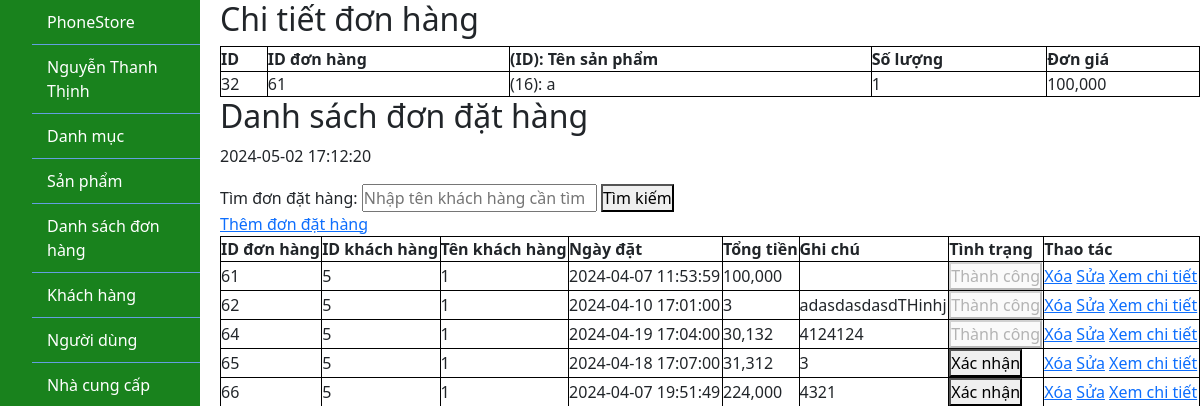
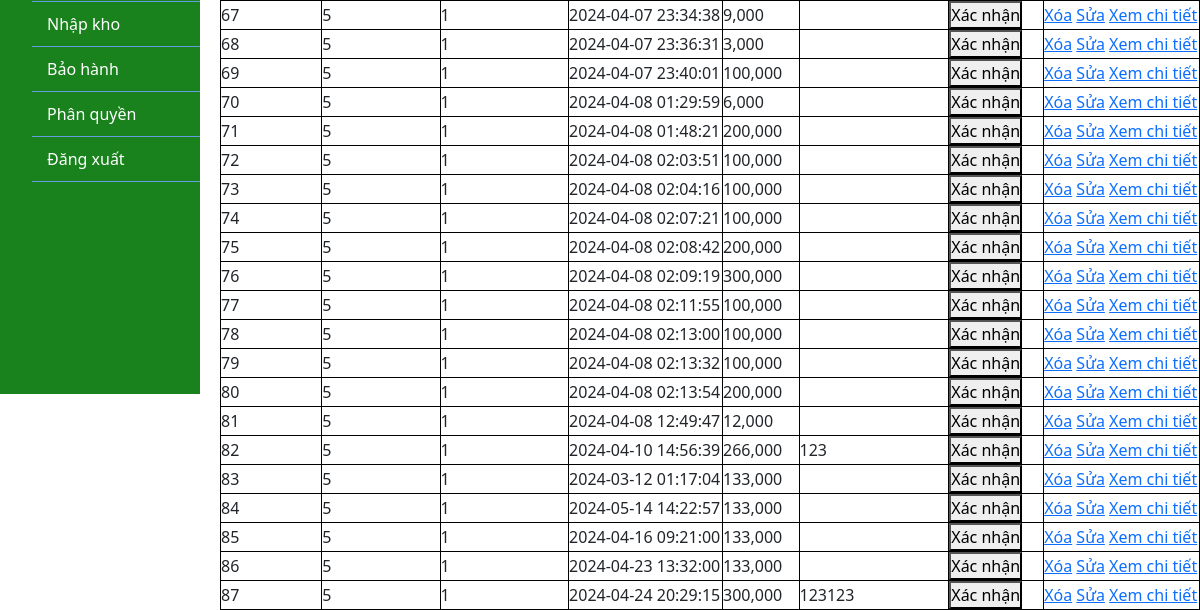
/admin/index.php?ctrl=orderController&action=viewOrderDetail&id=61 (signed in), run on an earlier commit of the app's database (2 pictures, top to bottom).
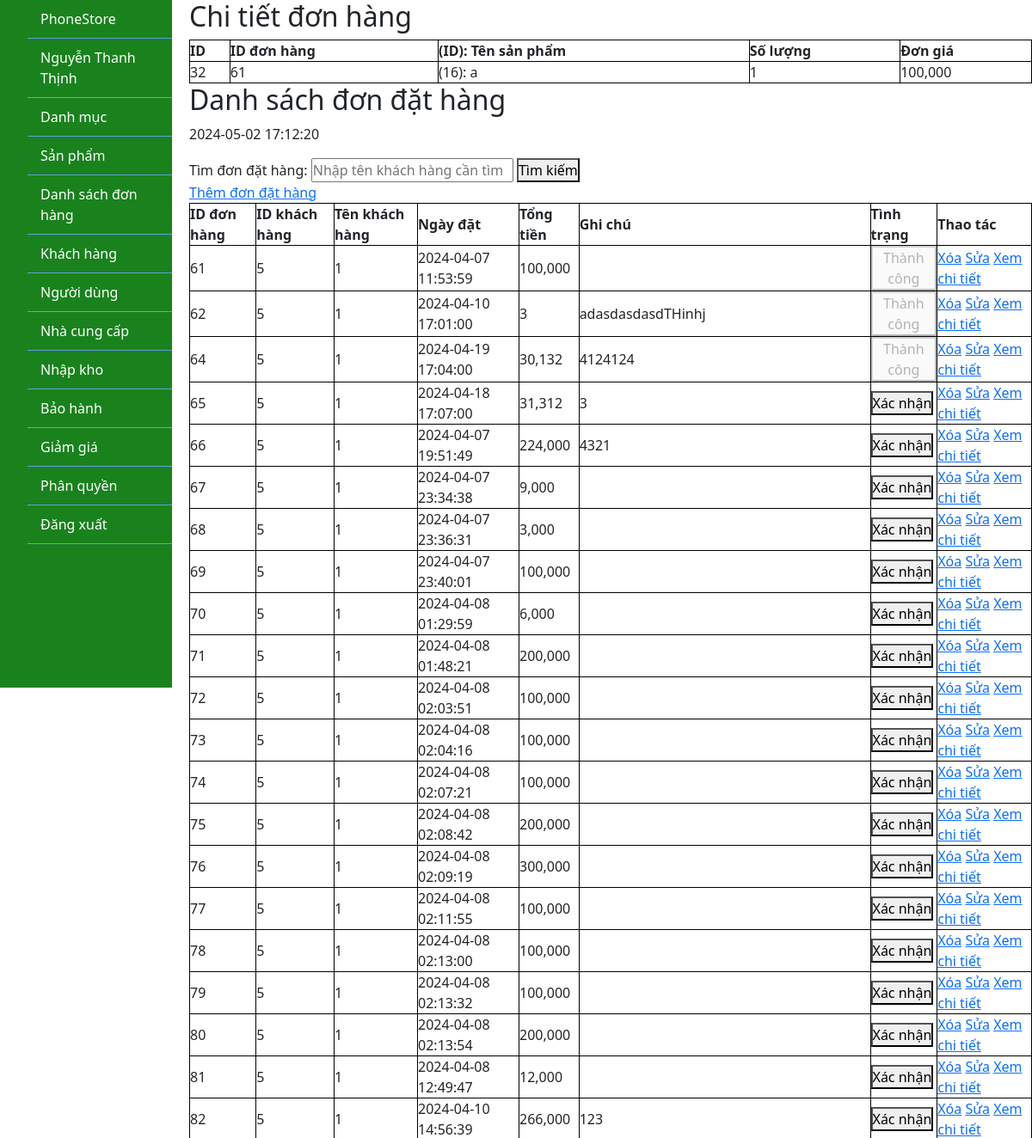
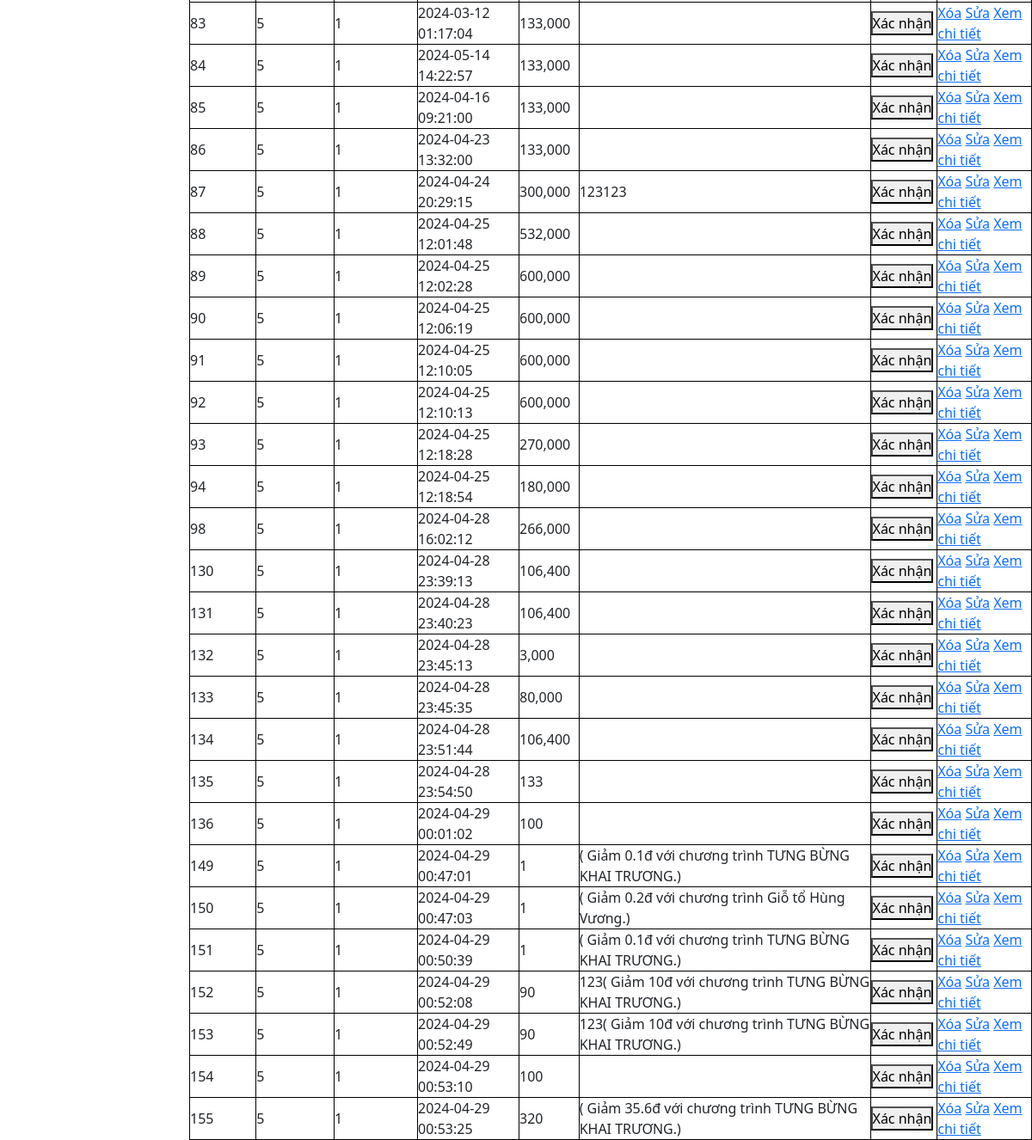
And on a later commit of the database (2 pictures, top to bottom).
### tables this page shows
CREATE TABLE `chi_tiet_don_hang` (
  `id` int(11) NOT NULL,
  `id_don_hang` int(11) DEFAULT NULL,
  `id_san_pham` int(11) DEFAULT NULL,
  `so_luong` int(11) DEFAULT NULL,
  `gia` decimal(10,2) DEFAULT NULL
);

CREATE TABLE `san_pham` (
  `id` int(11) NOT NULL,
  `ten` varchar(255) DEFAULT NULL,
  `anh` varchar(255) DEFAULT NULL,
  `id_danh_muc` int(11) DEFAULT NULL,
  `gia` decimal(10,3) DEFAULT NULL,
  `so_luong` int(11) DEFAULT NULL,
  `mo_ta` text DEFAULT NULL
);

CREATE TABLE `don_dat_hang` (
  `id` int(11) NOT NULL,
  `id_khach_hang` int(11) DEFAULT NULL,
  `ngay` datetime DEFAULT NULL,
  `tong_tien` decimal(10,3) DEFAULT NULL,
  `ghi_chu` text DEFAULT NULL,
  `tinh_trang` varchar(224) DEFAULT NULL
);

CREATE TABLE `khach_hang` (
  `id` int(11) NOT NULL,
  `ten` varchar(255) DEFAULT NULL,
  `so_dien_thoai` varchar(20) DEFAULT NULL,
  `email` varchar(255) DEFAULT NULL,
  `dia_chi` varchar(255) DEFAULT NULL,
  `id_nguoi_dung` int(11) DEFAULT NULL
);

### lib/database.php (called while the page is built, shortened)
<?php
class Database
{
    private $host = "localhost";
    private $username = "root";
    private $password = "";
    private $database = "phonestore";
    private $conn;
    public function __construct()
    {
        $this->conn = $this->connectDB();
    }
    private function connectDB()
    {
        $conn = mysqli_connect($this->host, $this->username, $this->password, $this->database);
        return $conn;
    }
    public function select($query)
    {
        $result = mysqli_query($this->conn, $query);
        if ($result) {
            $data = mysqli_fetch_all($result, MYSQLI_ASSOC);
            return $data;
        } else {
            die(mysqli_error($this->conn));
        }
    }
}

### admin/model/orderModel.php (called while the page is built, shortened)
<?php
class OrderModel
{
    private $db;
    public function __construct()
    {
        $this->db = new Database();
    }
    public function getAllOrders()
    {
        $query = "SELECT don_dat_hang.*,khach_hang.ten AS ten_khach_hang
              FROM don_dat_hang
              JOIN khach_hang ON don_dat_hang.id_khach_hang = khach_hang.id";
        return $this->db->select($query);
    }
    public function getOderDetailsSelect($id_don_hang)
    {
        $query = "SELECT chi_tiet_don_hang.*,san_pham.ten AS ten_san_pham
              FROM chi_tiet_don_hang
              JOIN san_pham ON chi_tiet_don_hang.id_san_pham = san_pham.id
              where id_don_hang = $id_don_hang";
        return $this->db->select($query);
    }
}

### admin/view/orderView.php (the view, shortened to what the changed rows need)
<!DOCTYPE html>
<html lang="vi">
<head>
</head>
<body>
    <h2>Danh sách đơn đặt hàng</h2>
    <table>
        <thead>
            <tr>
                <th>ID đơn hàng</th>
                <th>ID khách hàng</th>
                <th>Tên khách hàng</th>
                <th>Ngày đặt</th>
                <th>Tổng tiền</th>
                <th>Ghi chú</th>
                <th>Tình trạng</th>
                <th>Thao tác</th>
            </tr>
        </thead>
        <tbody>
            <?php foreach ($orders as $order) : ?>
                <tr>
                    <td><?php echo $order['id']; ?></td>
                    <td><?php echo $order['id_khach_hang']; ?></td>
                    <td><?php echo $order['ten_khach_hang']; ?></td>
                    <td><?php echo $order['ngay']; ?></td>
                    <td><?php echo number_format($order['tong_tien']); ?></td>
                    <td><?php echo $order['ghi_chu']; ?></td>
                    <td>
                        <form action="index.php?ctrl=orderController&action=toggleOrderStatus" method="POST">
                            <?php if ($order['tinh_trang'] == 'Chờ xác nhận') echo "<button type='submit'>Xác nhận</button>";
                            else if ($order['tinh_trang'] == 'Đang xử lý') echo "<button type='submit'>Đang xử lý</button>";
                            else if ($order['tinh_trang'] == 'Đang giao') echo "<button type='submit'>Hoàn tất</button>";
                            else if ($order['tinh_trang'] == 'Thành công') echo "<button type='submit' disabled>Thành công</button>";
                            ?>
                        </form>
                    </td>
                    <td>
                        <a href="index.php?ctrl=orderController&action=deleteOrder&id=<?php echo $order['id']; ?>">Xóa</a>
                        <a class="updateOrderLink" href="index.php?ctrl=orderController&action=updateOrderView&id=<?php echo $order['id']; ?>&tinh_trang=<?php echo $order['tinh_trang']; ?>">Sửa</a>
                        <a href="index.php?ctrl=orderController&action=viewOrderDetail&id=<?php echo $order['id']; ?>">Xem chi tiết</a>
                    </td>
                </tr>
            <?php endforeach; ?>
        </tbody>
    </table>
</body>
</html>

### admin/index.php (shortened to what the changed rows need)
<?php
include(__DIR__ . '/../lib/database.php');
$qlgiam_gia = $_SESSION['qlgiam_gia'];
?>
<!DOCTYPE html>
<html lang="en">
<head>
    <link rel="stylesheet" href="css/style.css">
    <link rel="stylesheet" href="css/formAdd.css">
    <link href="https://cdn.jsdelivr.net/npm/bootstrap@5.3.0-alpha1/dist/css/bootstrap.min.css" rel="stylesheet">
</head>
<body>
    <div>
        <div class="header">
            <nav>
                <ul>
                    <?php
                    if ($qlgiam_gia == 1) {
                        echo '<li><a href="index.php?ctrl=discountController">Giảm giá</a></li>';
                    }
                    ?>
                </ul>
            </nav>
        </div>
    </div>
    <div class="home">
        <?php
        if (isset($_GET['ctrl'])) {
            $ctrl = $_GET['ctrl'];
            include 'controller/' . $ctrl . '.php';
        }
        ?>
    </div>
</body>

### admin/view/orderDetailView.php (shortened to what the changed rows need)
<!DOCTYPE html>
<html lang="vi">
<head>
</head>
<body>
    <h2>Chi tiết đơn hàng</h2>
    <table>
        <thead>
            <tr>
                <th>ID</th>
                <th>ID đơn hàng</th>
                <th>(ID): Tên sản phẩm</th>
                <th>Số lượng</th>
                <th>Đơn giá</th>
            </tr>
        </thead>
        <tbody>
            <?php foreach ($orderDetails as $orderDetail) : ?>
                <tr>
                    <td><?php echo $orderDetail['id']; ?></td>
                    <td><?php echo $orderDetail['id_don_hang']; ?></td>
                    <td><?php echo '('.$orderDetail['id_san_pham'] .')'. ': ' . $orderDetail['ten_san_pham']; ?></td>
                    <td><?php echo $orderDetail['so_luong']; ?></td>
                    <td><?php echo  number_format($orderDetail['gia']) . ',000'; ?></td>
                </tr>
            <?php endforeach; ?>
        </tbody>
    </table>
</body>
</html>

What changed in the data, as far as the page shows it:
added don_dat_hang: id "88", id_khach_hang "5", id_khach_hang.ten "1", ngay "2024-04-25 12:01:48", tong_tien "532,000", tinh_trang "Xác nhận"
added don_dat_hang: id "89", id_khach_hang "5", id_khach_hang.ten "1", ngay "2024-04-25 12:02:28", tong_tien "600,000", tinh_trang "Xác nhận"
added don_dat_hang: id "90", id_khach_hang "5", id_khach_hang.ten "1", ngay "2024-04-25 12:06:19", tong_tien "600,000", tinh_trang "Xác nhận"
added don_dat_hang: id "91", id_khach_hang "5", id_khach_hang.ten "1", ngay "2024-04-25 12:10:05", tong_tien "600,000", tinh_trang "Xác nhận"
added don_dat_hang: id "92", id_khach_hang "5", id_khach_hang.ten "1", ngay "2024-04-25 12:10:13", tong_tien "600,000", tinh_trang "Xác nhận"
added don_dat_hang: id "93", id_khach_hang "5", id_khach_hang.ten "1", ngay "2024-04-25 12:18:28", tong_tien "270,000", tinh_trang "Xác nhận"
added don_dat_hang: id "94", id_khach_hang "5", id_khach_hang.ten "1", ngay "2024-04-25 12:18:54", tong_tien "180,000", tinh_trang "Xác nhận"
added don_dat_hang: id "98", id_khach_hang "5", id_khach_hang.ten "1", ngay "2024-04-28 16:02:12", tong_tien "266,000", tinh_trang "Xác nhận"
added don_dat_hang: id "130", id_khach_hang "5", id_khach_hang.ten "1", ngay "2024-04-28 23:39:13", tong_tien "106,400", tinh_trang "Xác nhận"
added don_dat_hang: id "131", id_khach_hang "5", id_khach_hang.ten "1", ngay "2024-04-28 23:40:23", tong_tien "106,400", tinh_trang "Xác nhận"
added don_dat_hang: id "132", id_khach_hang "5", id_khach_hang.ten "1", ngay "2024-04-28 23:45:13", tong_tien "3,000", tinh_trang "Xác nhận"
added don_dat_hang: id "133", id_khach_hang "5", id_khach_hang.ten "1", ngay "2024-04-28 23:45:35", tong_tien "80,000", tinh_trang "Xác nhận"
added don_dat_hang: id "134", id_khach_hang "5", id_khach_hang.ten "1", ngay "2024-04-28 23:51:44", tong_tien "106,400", tinh_trang "Xác nhận"
added don_dat_hang: id "135", id_khach_hang "5", id_khach_hang.ten "1", ngay "2024-04-28 23:54:50", tong_tien "133", tinh_trang "Xác nhận"
added don_dat_hang: id "136", id_khach_hang "5", id_khach_hang.ten "1", ngay "2024-04-29 00:01:02", tong_tien "100", tinh_trang "Xác nhận"
added don_dat_hang: id "149", id_khach_hang "5", id_khach_hang.ten "1", ngay "2024-04-29 00:47:01", tong_tien "1", ghi_chu "( Giảm 0.1đ với chương trình TƯNG BỪNG KHAI TRƯƠNG.)", tinh_trang "Xác nhận"
added don_dat_hang: id "150", id_khach_hang "5", id_khach_hang.ten "1", ngay "2024-04-29 00:47:03", tong_tien "1", ghi_chu "( Giảm 0.2đ với chương trình Giỗ tổ Hùng Vương.)", tinh_trang "Xác nhận"
added don_dat_hang: id "151", id_khach_hang "5", id_khach_hang.ten "1", ngay "2024-04-29 00:50:39", tong_tien "1", ghi_chu "( Giảm 0.1đ với chương trình TƯNG BỪNG KHAI TRƯƠNG.)", tinh_trang "Xác nhận"
added don_dat_hang: id "152", id_khach_hang "5", id_khach_hang.ten "1", ngay "2024-04-29 00:52:08", tong_tien "90", ghi_chu "123( Giảm 10đ với chương trình TƯNG BỪNG KHAI TRƯƠNG.)", tinh_trang "Xác nhận"
added don_dat_hang: id "153", id_khach_hang "5", id_khach_hang.ten "1", ngay "2024-04-29 00:52:49", tong_tien "90", ghi_chu "123( Giảm 10đ với chương trình TƯNG BỪNG KHAI TRƯƠNG.)", tinh_trang "Xác nhận"
added don_dat_hang: id "154", id_khach_hang "5", id_khach_hang.ten "1", ngay "2024-04-29 00:53:10", tong_tien "100", tinh_trang "Xác nhận"
added don_dat_hang: id "155", id_khach_hang "5", id_khach_hang.ten "1", ngay "2024-04-29 00:53:25", tong_tien "320", ghi_chu "( Giảm 35.6đ với chương trình TƯNG BỪNG KHAI TRƯƠNG.)", tinh_trang "Xác nhận"
Also different on the page:
text now shown: "Giảm giá"
